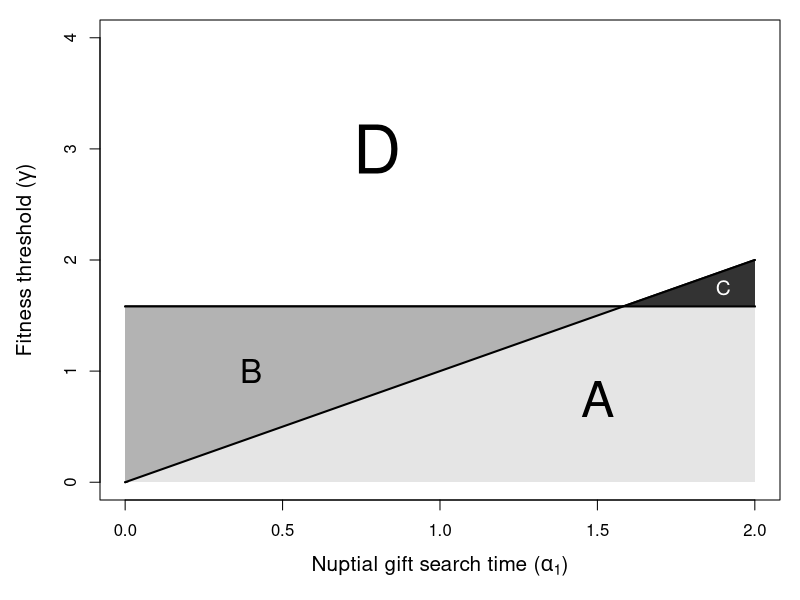
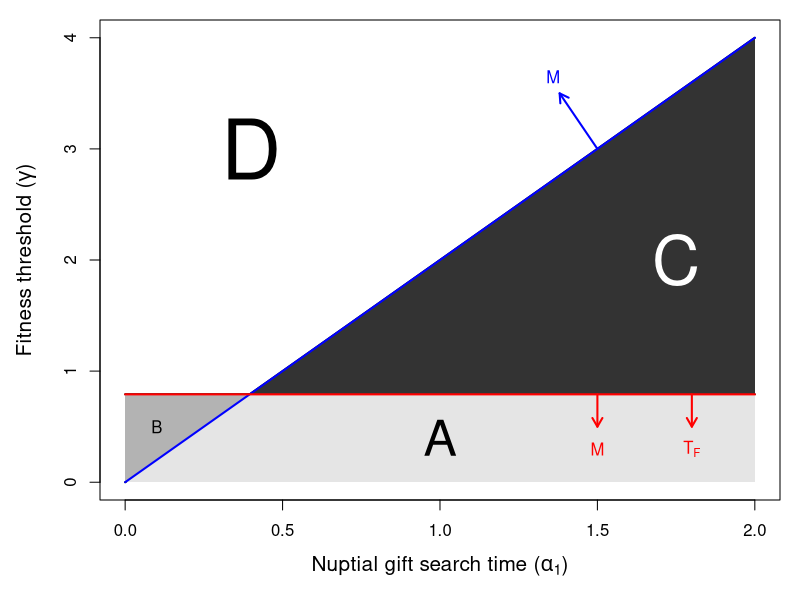
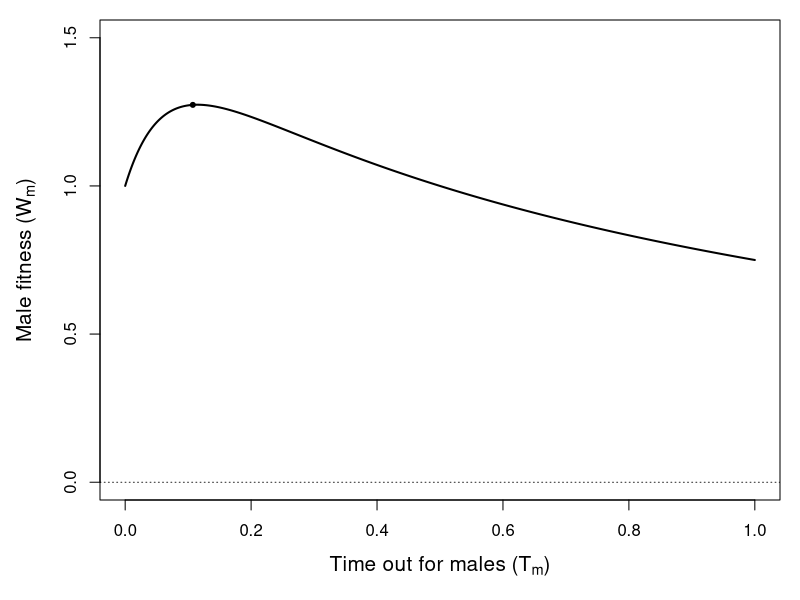
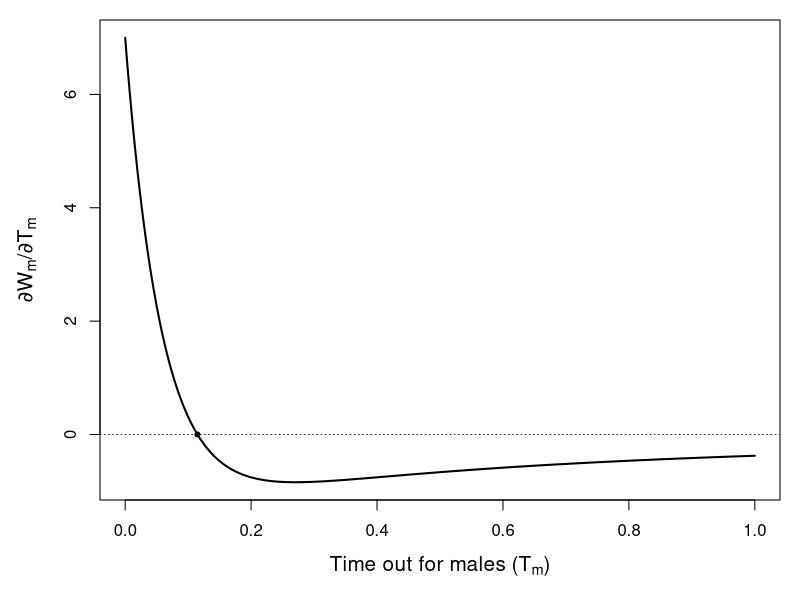
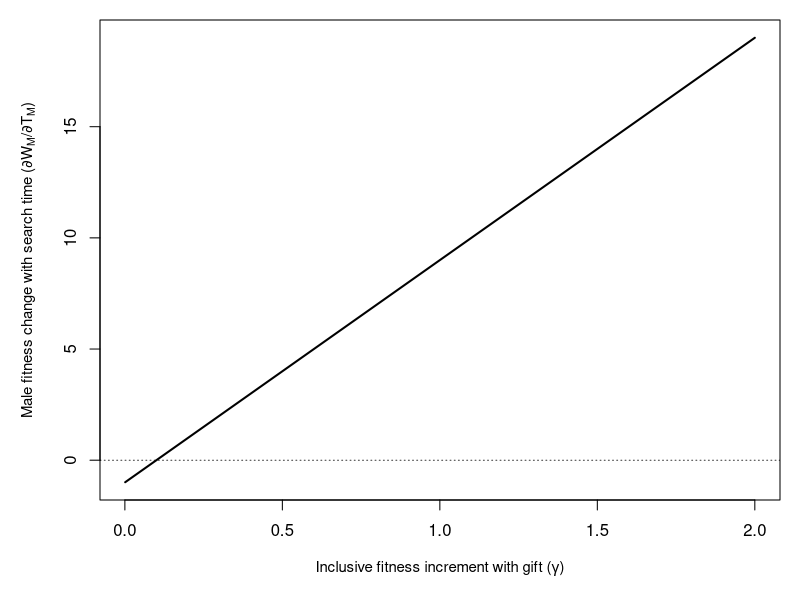
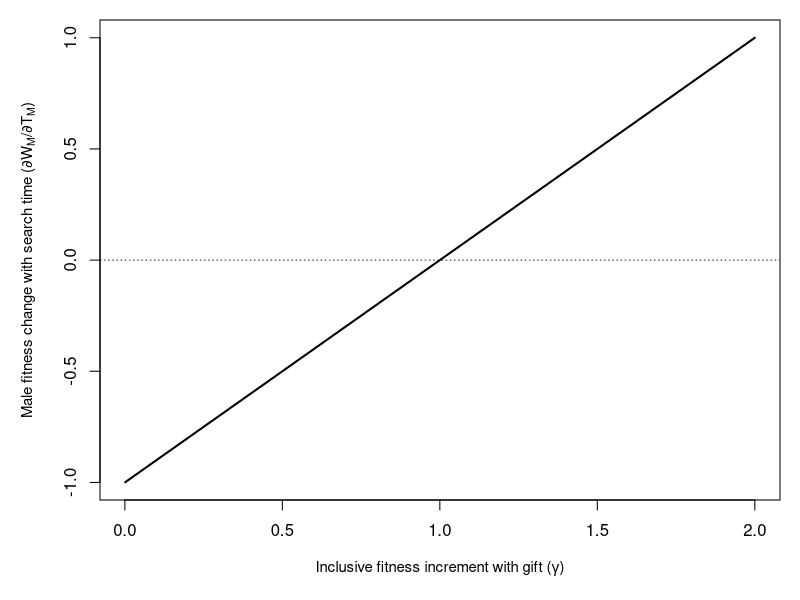
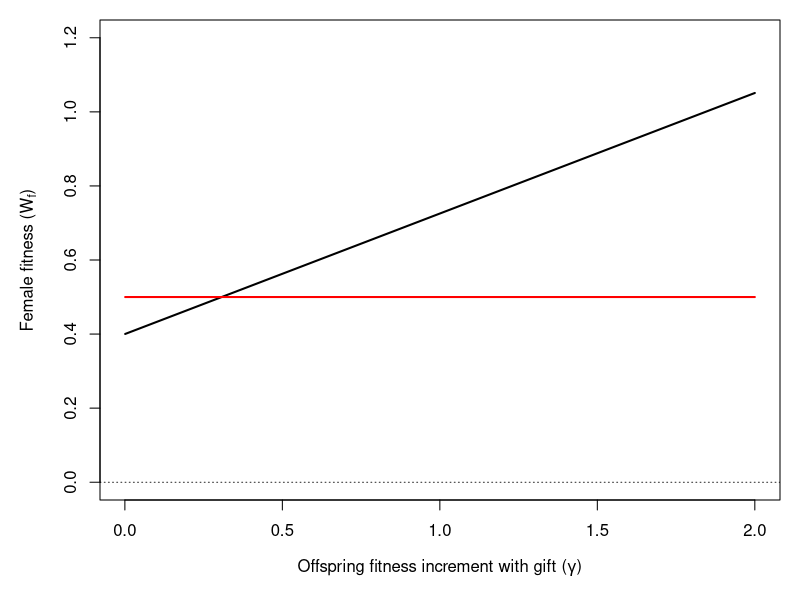
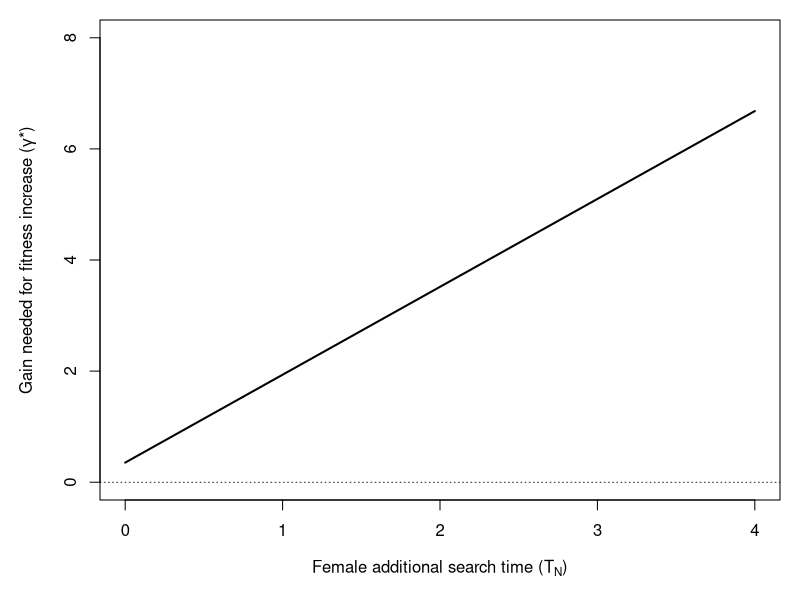

Recreate these plots in R, in order.
## ---- chunk 1
PrGf <- function(Tm, a1){
  vals <- 1 - exp(-(1/a1)*Tm);
  return(vals);
}
## ---- chunk 2
PrFf <- function(Tm, a1, a2 = Inf){
  vals <- (1 - exp(-(1/a2)*Tm)) * exp(-(1/a1)*Tm);
  return(vals);
}
## ---- chunk 3
PrLf <- function(Tm, a1, a2 = Inf){
  vals <- exp(-((1/a1) + (1/a2))*Tm);
  return(vals);
}
## ---- chunk 4
W_mf <- function(PrG, PrF, PrL, gamma, Tm, beta, M){
  val <- ((PrG * (1 + gamma)) + PrF + PrL) / (Tm + (sqrt(beta)/M));
  return(val);
}
W_mf_full  <- function(gamma, Tm, beta_val, M, a1, a2){
  PrG_val  <- PrGf(Tm = Tm, a1 = a1);
  PrF_val  <- PrFf(Tm = Tm, a1 = a1, a2 = a2);
  PrL_val  <- PrLf(Tm = Tm, a1 = a1, a2 = a2);
  W_mf_val <- W_mf(PrG = PrG_val, PrF = PrF_val, PrL = PrL_val, Tm = Tm, 
                   gamma = gamma, beta = beta_val, M = M);
  return(W_mf_val);
}
## ---- chunk 5
W_m  <- function(mom = 1, mim = 1, mof = 1, mif = 1, M = 100, TF, TM, gamma, 
                 a1, a2, beta = 1){
  bb <- beta;
  WW <- W_mf_full(gamma = gamma, Tm = TM, beta_val = bb, M = M, a1 = a1, 
                  a2 = a2);
  return(WW)
}
## ---- chunk 6
dWdT <- function(gamma, Tm, beta = 1, M = 100, a1 = 1){
  num1 <- gamma * (M*M + ((M*M*Tm + M*sqrt(beta))/a1) );
  dem1 <- exp((1/a1)*Tm);
  num2 <- (num1 / dem1) - M*M*(1 + gamma);
  den2 <- ((Tm * M) + sqrt(beta))^2;
  val  <- num2/den2;
  return(val);
}
## ---- chunk 7
dWdT_check <- function(gamma, beta = 1, M = 100, a1 = 1){
  term1 <- (gamma * M) / (a1*sqrt(beta));
  term2 <- (M*M) / beta;
  val   <- term1 - term2;
  return(val);
}
## ---- chunk 8
gamma_m <- function(M = 1, beta = 1, alpha = 1/16, TF = 1){
  return(alpha * (M / sqrt(beta)));
}
## ---- chunk 9
gamma_f <- function(M = 1, beta = 1, alpha = 1/16, TF = 1){
  topp <- exp(alpha / alpha);
  bott <- TF * M * sqrt(beta) * (exp(alpha/alpha) - 1);
  return(topp/bott);
}
## ---- chunk 10
alpha_vals <- seq(from = 0.0001, to = 2, by = 0.0001);
par(mar = c(5, 5, 1, 1));
g_m <- gamma_m(M = 1, beta = 1, alpha = alpha_vals, TF = 1);
g_f <- gamma_f(M = 1, beta = 1, alpha = alpha_vals, TF = 1);
plot(x = alpha_vals, y = g_m, type = "l", lwd = 2, cex.lab = 1.25,
     xlab = expression(paste("Nuptial gift search time (", alpha[1], ")")),
     ylab = expression(paste("Fitness threshold (", gamma, ")")),
     ylim = c(0, 4));
points(x = alpha_vals, y = g_f, type = "l", lwd = 2, cex.lab = 1.25,
     col = "black", lty = "solid");
g_v <- which(g_f > g_m);
g_w <- which(g_f <= g_m);
polygon(x = c(alpha_vals[g_v], rev(alpha_vals[g_v]), rev(alpha_vals[g_v]), 
              alpha_vals[g_v]), 
        y = c(g_m[g_v], rev(g_f[g_v]), rev(g_f[g_v]), 
              g_m[g_v]),
        border = NA, col = "grey70");
polygon(x = c(alpha_vals[g_w], rev(alpha_vals[g_w]), rev(alpha_vals[g_w]), 
              alpha_vals[g_w]), 
        y = c(g_m[g_w], rev(g_f[g_w]), rev(g_f[g_w]), 
              g_m[g_w]),
        border = NA, col = "grey20");
bott <- rep(0, times = length(alpha_vals));
topp <- c(g_m[g_v], g_f[g_w]);
polygon(x = c(alpha_vals, rev(alpha_vals), rev(alpha_vals), alpha_vals), 
        y = c(topp, rev(bott), rev(bott), topp),
        border = NA, col = "grey90");
points(x = alpha_vals, y = g_m, type = "l", lwd = 2, cex.lab = 1.25);
points(x = alpha_vals, y = g_f, type = "l", lwd = 2, cex.lab = 1.25);
text(x = 1.5, y = 0.75, cex = 3, labels = "A");
text(x = 0.4, y = 1, cex = 2, labels = "B");
text(x = 1.9, y = 1.75, cex = 1.25, labels = "C", col = "white");
text(x = 0.8, y = 3, cex = 4, labels = "D");
## ---- chunk 11
alpha_vals <- seq(from = 0.0001, to = 2, by = 0.0001);
par(mar = c(5, 5, 1, 1));
g_m <- gamma_m(M = 2, beta = 1, alpha = alpha_vals, TF = 1);
g_f <- gamma_f(M = 2, beta = 1, alpha = alpha_vals, TF = 1);
plot(x = alpha_vals, y = g_m, type = "l", lwd = 2, cex.lab = 1.25,
     xlab = expression(paste("Nuptial gift search time (", alpha[1], ")")),
     ylab = expression(paste("Fitness threshold (", gamma, ")")),
     ylim = c(0, 4));
points(x = alpha_vals, y = g_f, type = "l", lwd = 2, cex.lab = 1.25,
     col = "black", lty = "solid");
g_v <- which(g_f > g_m);
g_w <- which(g_f <= g_m);
polygon(x = c(alpha_vals[g_v], rev(alpha_vals[g_v]), rev(alpha_vals[g_v]), 
              alpha_vals[g_v]), 
        y = c(g_m[g_v], rev(g_f[g_v]), rev(g_f[g_v]), 
              g_m[g_v]),
        border = NA, col = "grey70");
polygon(x = c(alpha_vals[g_w], rev(alpha_vals[g_w]), rev(alpha_vals[g_w]), 
              alpha_vals[g_w]), 
        y = c(g_m[g_w], rev(g_f[g_w]), rev(g_f[g_w]), 
              g_m[g_w]),
        border = NA, col = "grey20");
bott <- rep(0, times = length(alpha_vals));
topp <- c(g_m[g_v], g_f[g_w]);
polygon(x = c(alpha_vals, rev(alpha_vals), rev(alpha_vals), alpha_vals), 
        y = c(topp, rev(bott), rev(bott), topp),
        border = NA, col = "grey90");
points(x = alpha_vals, y = g_m, type = "l", lwd = 2, cex.lab = 1.25, 
       col = "blue");
points(x = alpha_vals, y = g_f, type = "l", lwd = 2, cex.lab = 1.25, 
       col = "red");
text(x = 1, y = 0.4, cex = 3, labels = "A");
text(x = 0.1, y = 0.5, cex = 1, labels = "B");
text(x = 1.75, y = 2, cex = 4, labels = "C", col = "white");
text(x = 0.4, y = 3, cex = 5, labels = "D");
arrows(x0 = alpha_vals[15000], x1 = alpha_vals[13800], col = "blue",
       y0 = g_m[15000], y1 = 3.5, length = 0.1, lwd = 2);
text(x = alpha_vals[13600], y = 3.65, labels = "M", col = "blue");
arrows(x0 = alpha_vals[15000], x1 = alpha_vals[15000], col = "red",
       y0 = g_f[15000], y1 = 0.5, length = 0.1, lwd = 2);
text(x = alpha_vals[15000], y = 0.3, labels = "M", col = "red");
arrows(x0 = alpha_vals[18000], x1 = alpha_vals[18000], col = "red",
       y0 = g_f[18000], y1 = 0.5, length = 0.1, lwd = 2);
text(x = alpha_vals[18000], y = 0.3, labels = expression(T[F]), col = "red");
# Make an arrow perpendicular to the slope indicating effect of M
# Arrow goes down to indicate what happens for gamma_f with M
# Arrow goes down to indicate what happens for gamma_f with TF
## ---- chunk 12
Wp <- function(M, beta, Tm, a1, gamma){
  topp <- gamma * ((((Tm + (sqrt(beta)/M)) / a1) + 1) /(exp(Tm/a1)) - 1) - 1;
  bott <- (Tm + sqrt(beta)/M)^2
  val  <- topp / bott;
  return(val);
}

Wpp <- function(M, beta, Tm, a1, gamma){
    top1  <- 1 + (((sqrt(beta)/M) + Tm) / a1);
    bot1  <- exp(Tm/a1);
    topp2 <- 2 * (1 + gamma*(1 - top1 / bot1));
    bott2 <- (Tm + (sqrt(beta)/M))^2;
    term2 <- gamma / ((a1*a1)*exp(Tm/a1));
    bott  <- Tm + sqrt(beta)/M;
    val   <- ((topp2 / bott2) - term2) / bott;
    return(val);
}
## ---- chunk 13
findWpmin <- function(M, beta, a1, gamma, b0, b1){
  bynum   <- ((b1 + b0)/2 - b0) / 1000;
  TMvals1 <- seq(from = b0, to = (b1 + b0)/2, by = bynum);
  TMvals2 <- seq(from = (b1 + b0)/2, to = b1, by = bynum);
  abm     <- 10000;
  while(bynum > 0 & abm > 0.0001){
      ab1 <- abs(Wp(M = M, beta = beta, Tm = TMvals1, a1 = a1, gamma = gamma));
      ab2 <- abs(Wp(M = M, beta = beta, Tm = TMvals2, a1 = a1, gamma = gamma));
      mn1 <- min(ab1);
      mn2 <- min(ab2);
      abm <- min(c(mn1, mn2));
      if(mn1 < mn2){
          b1  <- (b1 + b0)/2;
      }else{
          b0  <- (b1 + b0)/2;
      }
      bynum   <- ((b1 + b0)/2 - b0) / 1000;
      TMvals1 <- seq(from = b0, to = (b1 + b0)/2, by = bynum);
      TMvals2 <- seq(from = (b1 + b0)/2, to = b1, by = bynum);
  }
  return((b1 + b0)/2);
}
## ---- chunk 14
TMvals  <- seq(from = 0.00001, to = 1, by = 0.00001);
malefit <- W_m(mom = 1, mim = 1, mof = 1, mif = 1, M = 1, TF = 1, gamma = 1/2,
               a1 = 1/16, a2 = Inf, beta = 1, TM = TMvals);
TmOpt <- findWpmin(M = 1, beta = 1, gamma = 1/2, a1 = 1/16, b0 = 0, b1 = 10);
optMF <- W_m(mom = 1, mim = 1, mof = 1, mif = 1, M = 1, TF = 1, gamma = 1/2,
             a1 = 1/16, a2 = Inf, beta = 1, TM = TmOpt);
## ---- chunk 15
par(mar = c(5, 5, 1, 1));
plot(x = TMvals, y = malefit, type = "l", lwd = 2, cex.lab = 1.25,
     ylim = c(0, 1.5),
     xlab = expression(paste("Time out for males (", T[m], ")")),
     ylab = expression(paste("Male fitness (", W[m], ")")));
abline(h = 0, lty = "dotted", lwd = 0.8);
points(x = TmOpt, y = optMF, pch = 20, col = "black");
## ---- chunk 16
TMvals   <- seq(from = 0.00001, to = 1, by = 0.00001);
dmalefit <- Wp(M = 1, beta = 1, a1 = 1/16, gamma = 1/2, Tm = TMvals);
par(mar = c(5, 5, 1, 1));
plot(x = TMvals, y = dmalefit, type = "l", lwd = 2, cex.lab = 1.25,
     xlab = expression(paste("Time out for males (", T[m], ")")),
     ylab = expression(paste(partialdiff,"W"[m],"/",partialdiff,"T"[m])));
abline(h = 0, lty = "dotted", lwd = 0.8);
mxfit <- which(malefit == max(malefit));
optTm <- TMvals[mxfit];
points(x = optTm, y = dmalefit[mxfit], pch = 20);
## ---- chunk 17
gavals  <- seq(from = 0.001, to = 2, by = 0.001);
malefit <- dWdT(gamma = gavals, Tm = 0, beta = 1, M = 1, a1 = 0.1);
par(mar = c(5, 5, 1, 1));
plot(x = gavals, y = malefit, type = "l", lwd = 2, cex.lab = 0.9,
     xlab = expression(paste("Inclusive fitness increment with gift (", gamma, ")")),
     ylab = expression(paste("Male fitness change with search time (",partialdiff,"W"[M],"/",partialdiff,"T"[M],")")));
abline(h = 0, lty = "dotted", lwd = 0.8);
## ---- chunk 18
gavals  <- seq(from = 0.001, to = 2, by = 0.001);
malefit <- dWdT_check(gamma = gavals, beta = 1, M = 1, a1 = 1);
par(mar = c(5, 5, 1, 1));
plot(x = gavals, y = malefit, type = "l", lwd = 2, cex.lab = 0.9,
     xlab = expression(paste("Inclusive fitness increment with gift (", gamma, ")")),
     ylab = expression(paste("Male fitness change with search time (",partialdiff,"W"[M],"/",partialdiff,"T"[M],")")));
abline(h = 0, lty = "dotted", lwd = 0.8);
## ---- chunk 19
Wfn <- function(TF = 1){
  return(0.5/TF);
}
WFG <- function(gamma, a1 = 1, a2 = 2, Tf = 1, TN = 1, M = 100, beta = 1, Tm){
  PrG <- 1 - exp(-(1/a1)*Tm);
  PrF <- (1 - exp(-(1/a2)*Tm))*exp(-(1/a1)*Tm);
  Wfg <- 0.5 * (1 + gamma * (PrG / (PrG + PrF)));
  prg <- 1 - exp(-TN * (M / sqrt(beta)) * (PrG + PrF));
  val <- prg * (Wfg / (Tf + TN));
  return(val);
}
## ---- chunk 20
gavals  <- seq(from = 0.001, to = 2, by = 0.001);
fmleL   <- rep(Wfn(TF = 1), times = length(gavals));
fmleG   <- WFG(gamma = gavals, Tm = 1, TN = 0.25)
plot(x = gavals, y = fmleG, type = "l", lwd = 2, cex.lab = 1, 
     ylim = c(0, 1.2),
     xlab = expression(paste("Offspring fitness increment with gift (", gamma, ")")),
     ylab = expression(paste("Female fitness (", W[f], ")")))
points(x = gavals, y = fmleL, type = "l", lwd = 2, col = "red");
abline(h = 0, lty = "dotted", lwd = 0.8);
## ---- chunk 21
gamma_star <- function(TN, M, beta, TF, a1, a2, TM){
  top1 <- exp(-(TM/a1)) * exp(-(TM/a2)) - 1;
  top2 <- exp(-(TM*(a2 + a1))/(a1*a2)) * TF + TN;
  bot1 <- TF;
  bot2 <- exp(-(TM*(a2 + a1))/(a1*a2)) - 1;
  bot3 <- exp(-(TM/a1)) - 1;
  topp <- top1 * top2;
  bott <- bot1 * bot2 * bot3;
  gst  <- -1*topp/bott;
  return(gst);
}
## ---- chunk 22
ts <- seq(from = 0, to = 4, by = 0.001);
yy <- gamma_star(TN = ts, M = 100, beta = 1, TF = 1, a1 = 1, a2 = 2, TM = 1);
par(mar = c(5, 5, 1, 1));
plot(x = ts, y = yy, type = "l", lwd = 2, cex.lab = 1, ylim = c(0, 8),
     xlab = expression(paste("Female additional search time (", "T"[N], ")")),
     ylab = expression(paste("Gain needed for fitness increase (", gamma, "*)")));
abline(h = 0, lty = "dotted", lwd = 0.8);
## ---- chunk 23
ts <- seq(from = 0.001, to = 4, by = 0.001);
yy <- gamma_star(TN = 1, M = 100, beta = 1, TF = 1, a1 = 1, a2 = 2, TM = ts);
plot(x = ts, y = yy, type = "l", lwd = 2, cex.lab = 1, ylim = c(0, 8),
     xlab = expression(paste("Male search time (", "T"[M], ")")),
     ylab = expression(paste("Gain needed for fitness increase (", gamma, "*)")));
abline(h = 0, lty = "dotted", lwd = 0.8);
## ---- chunk 24
TMvals  <- seq(from = 0.001, to = 2, by = 0.001);
malefit <- W_m(mom = 1, mim = 1, mof = 1, mif = 1, M = 100, TF = 1, gamma = 0,
               a1 = 1, a2 = 2, beta = 1, TM = TMvals);
par(mar = c(5, 5, 1, 1));
plot(x = TMvals, y = malefit, type = "l", lwd = 2, cex.lab = 1.25,
     ylim = c(0, 3),
     xlab = expression(paste("Time out for males (", T[m], ")")),
     ylab = expression(paste("Male fitness (", W[m], ")")));
abline(h = 0, lty = "dotted", lwd = 0.8);
